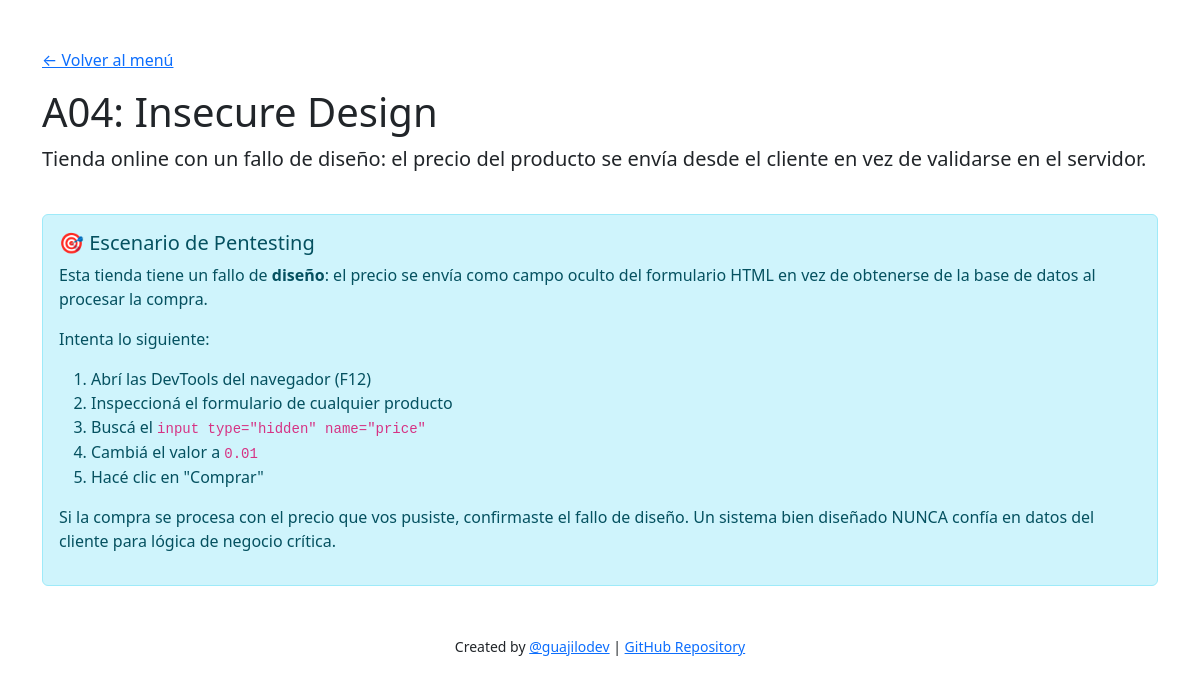
Before: /a04_insecure_design/index.php with the older database file.
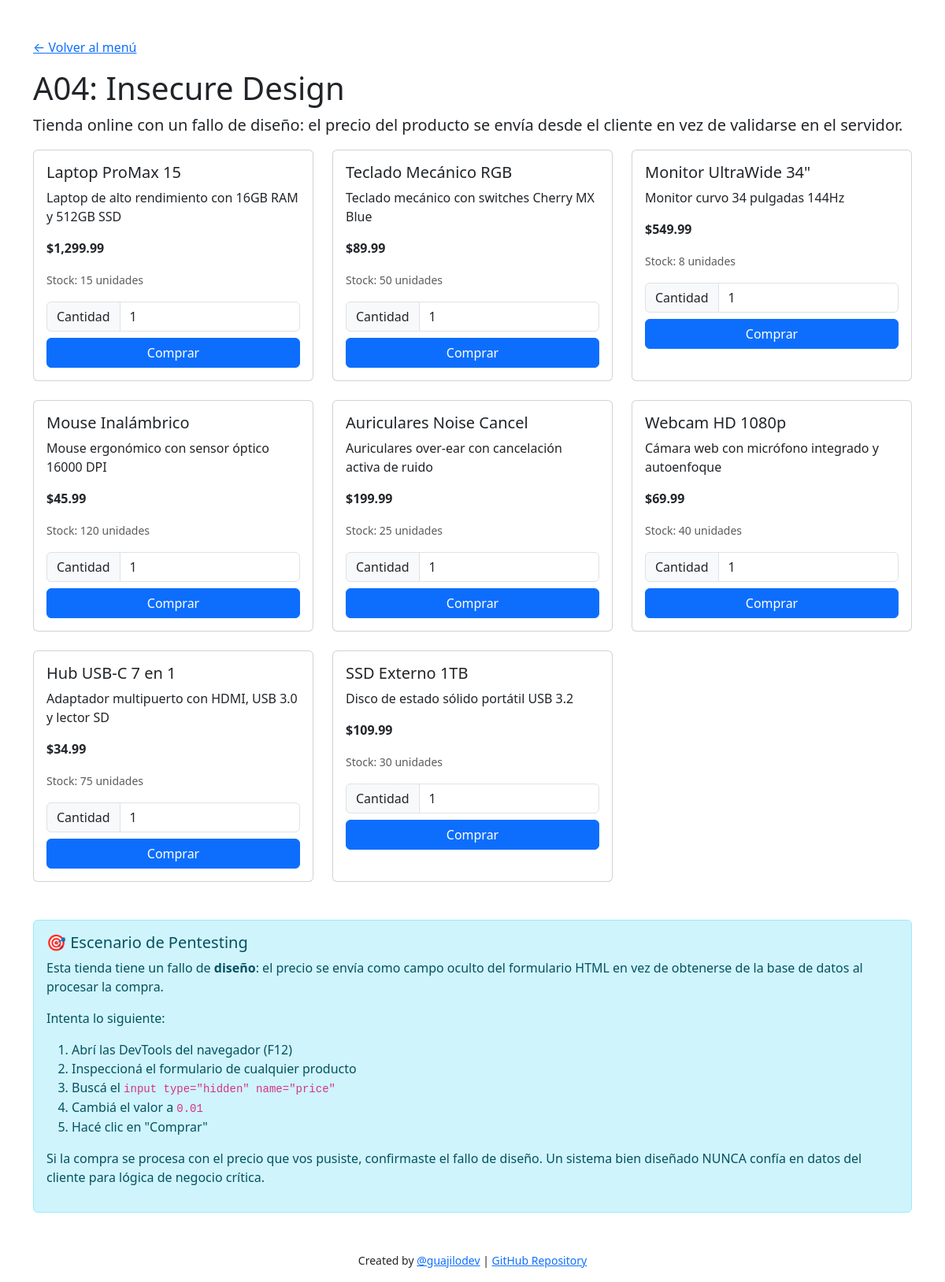
After: the same page with the newer database file.
### tables this page shows
CREATE TABLE IF NOT EXISTS products (
    id INT AUTO_INCREMENT PRIMARY KEY,
    name VARCHAR(100) NOT NULL,
    description TEXT,
    price DECIMAL(10,2) NOT NULL,
    stock INT NOT NULL DEFAULT 0
);

### src/a04_insecure_design/index.php (the view, shortened to what this page needs)
<?php
require_once '../config/db.php';
$stmt = $pdo->query("SELECT id, name, description, price, stock FROM products");
$products = $stmt->fetchAll(PDO::FETCH_ASSOC);
?>
<!DOCTYPE html>
<html lang="es">
<head>
    <link href="https://cdn.jsdelivr.net/npm/bootstrap@5.3.3/dist/css/bootstrap.min.css" rel="stylesheet">
</head>
<body>
    <div class="container mt-5">
        <a href="../index.php">&larr; Volver al men&uacute;</a>
        <h1 class="mt-3">A04: Insecure Design</h1>
        <p class="lead">Tienda online con un fallo de dise&ntilde;o: el precio del producto se env&iacute;a desde el cliente en vez de validarse en el servidor.</p>
        <div class="row">
            <?php foreach ($products as $product): ?>
                <div class="col-md-4 mb-4">
                    <div class="card h-100">
                        <div class="card-body">
                            <h5 class="card-title"><?php echo htmlspecialchars($product['name']); ?></h5>
                            <p class="card-text"><?php echo htmlspecialchars($product['description']); ?></p>
                            <p class="card-text"><strong>$<?php echo number_format($product['price'], 2); ?></strong></p>
                            <p class="card-text"><small class="text-muted">Stock: <?php echo $product['stock']; ?> unidades</small></p>
                            <form method="POST" action="index.php">
                                <div class="input-group mb-2">
                                    <span class="input-group-text">Cantidad</span>
                                    <input type="number" class="form-control" name="quantity" value="1" min="1" max="<?php echo $product['stock']; ?>">
                                </div>
                                <button type="submit" class="btn btn-primary w-100">Comprar</button>
                            </form>
                        </div>
                    </div>
                </div>
            <?php endforeach; ?>
        </div>
        <div class="alert alert-info mt-4">
            <h5 class="alert-heading">&#127919; Escenario de Pentesting</h5>
            <p>Esta tienda tiene un fallo de <strong>dise&ntilde;o</strong>: el precio se env&iacute;a como campo oculto del formulario HTML en vez de obtenerse de la base de datos al procesar la compra.</p>
            <p>Intenta lo siguiente:</p>
            <ol>
                <li>Abr&iacute; las DevTools del navegador (F12)</li>
                <li>Inspeccion&aacute; el formulario de cualquier producto</li>
                <li>Busc&aacute; el <code>input type="hidden" name="price"</code></li>
                <li>Cambi&aacute; el valor a <code>0.01</code></li>
                <li>Hac&eacute; clic en "Comprar"</li>
            </ol>
            <p>Si la compra se procesa con el precio que vos pusiste, confirmaste el fallo de dise&ntilde;o. Un sistema bien dise&ntilde;ado NUNCA conf&iacute;a en datos del cliente para l&oacute;gica de negocio cr&iacute;tica.</p>
        </div>
    </div>
    <footer class="text-center mt-5">
        <p class="mt-3">
            <small>
                Created by <a href="https://x.com/guajilodev" target="_blank">@guajilodev</a> |
                <a href="https://github.com/Guajilodev/owasp-top-ten-labs" target="_blank">GitHub Repository</a>
            </small>
        </p>
    </footer>
</body>
</html>

Changed rows visible on the page:
added products: name "Laptop ProMax 15", description "Laptop de alto rendimiento con 16GB RAM y 512GB SSD", price "1,299.99", stock "15"
added products: name "Teclado Mecánico RGB", description "Teclado mecánico con switches Cherry MX Blue", price "89.99", stock "50"
added products: name "Monitor UltraWide 34\"", description "Monitor curvo 34 pulgadas 144Hz", price "549.99", stock "8"
added products: name "Mouse Inalámbrico", description "Mouse ergonómico con sensor óptico 16000 DPI", price "45.99", stock "120"
added products: name "Auriculares Noise Cancel", description "Auriculares over-ear con cancelación activa de ruido", price "199.99", stock "25"
added products: name "Webcam HD 1080p", description "Cámara web con micrófono integrado y autoenfoque", price "69.99", stock "40"
added products: name "Hub USB-C 7 en 1", description "Adaptador multipuerto con HDMI, USB 3.0 y lector SD", price "34.99", stock "75"
added products: name "SSD Externo 1TB", description "Disco de estado sólido portátil USB 3.2", price "109.99", stock "30"
